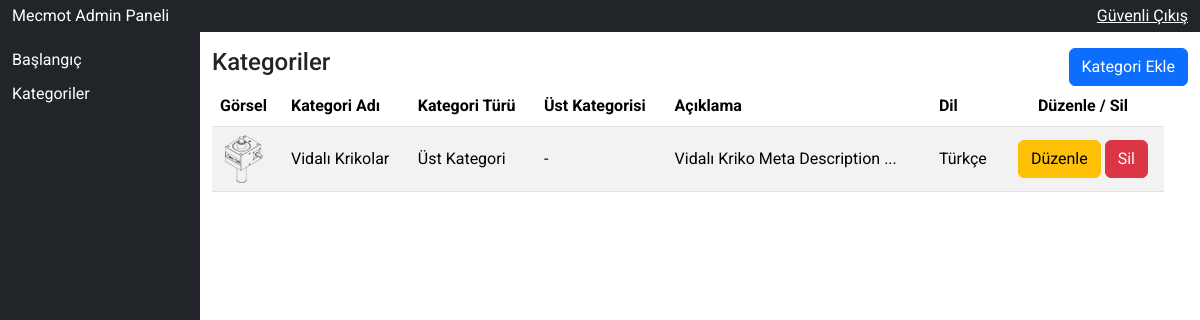
Before: /admin/kategoriler.php (signed in) with the older database file.
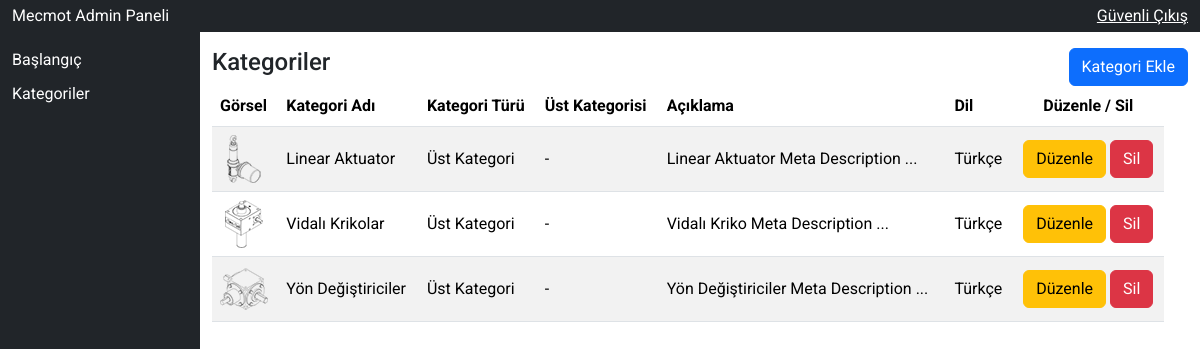
After: the same page with the newer database file.
### tables this page shows
CREATE TABLE IF NOT EXISTS `kategoriler` (
  `id` int NOT NULL AUTO_INCREMENT,
  `katAdi` varchar(50) NOT NULL,
  `katTuru` varchar(50) NOT NULL,
  `ustKat` varchar(100) NOT NULL,
  `aciklama` text NOT NULL,
  `gorsel` varchar(100) NOT NULL,
  `katDili` varchar(25) NOT NULL,
  PRIMARY KEY (`id`)
);

### admin/kategoriler.php (the view, shortened to what this page needs)
<?php
require_once('header.php'); ?>
<div class="row">
    <div class="col-md-6">
        <h4>Kategoriler</h4>
    </div>
    <div class="col-md-6 text-end">
        <button type="button" class="btn btn-primary" data-bs-toggle="modal" data-bs-target="#staticBackdrop">
            Kategori Ekle
        </button>
    </div>
    <div class="row">
        <div class="col-12">
            <table class="table table-striped">
                <thead>
                    <tr>
                        <th>Görsel</th>
                        <th>Kategori Adı</th>
                        <th>Kategori Türü</th>
                        <th>Üst Kategorisi</th>
                        <th>Açıklama</th>
                        <th>Dil</th>
                        <th class="text-center">Düzenle / Sil</th>
                    </tr>
                </thead>
                <tbody>
                    <?php
                    $katList = $db->prepare('select * from kategoriler order by katAdi asc');
                    $katList->execute();
                    if ($katList->rowCount()) {
                        foreach ($katList as $katListSatir) {
                    ?>
                            <tr>
                                <td><img src="<?php echo $katListSatir['gorsel']; ?>"></td>
                                <td><?php echo $katListSatir['katAdi']; ?></td>
                                <td><?php echo $katListSatir['katTuru']; ?></td>
                                <td><?php echo $katListSatir['ustKat']; ?></td>
                                <td><?php echo substr($katListSatir['aciklama'], 0, 99); ?> ...</td>
                                <td><?php echo $katListSatir['katDili'] ?></td>
                                <td class="text-center">
                                    <a href="" class="btn btn-warning">Düzenle</a>
                                    <a href="" class="btn btn-danger">Sil</a>
                                </td>
                            </tr>
                    <?php
                        }
                    }
                    ?>
                </tbody>
            </table>
        </div>
    </div>
</div>
<?php require_once('footer.php'); ?>

### admin/header.php (shortened to what this page needs)
<!DOCTYPE html>
<html lang="tr">
<head>
    <link href="https://cdn.jsdelivr.net/npm/bootstrap@5.3.3/dist/css/bootstrap.min.css" rel="stylesheet">
    <link rel="stylesheet" href="../assets/css/style.css">
</head>
<body>
<section id="panel">
    <div class="container-fluid">
        <div class="row bg-dark py-1">
            <div class="col-2 text-white">
                Mecmot Admin Paneli
            </div>
            <div class="col-10 text-end">
                <a href="logout.php" class="text-white">Güvenli Çıkış</a>
            </div>
        </div>
    </div>
    <div class="container-fluid">
        <div class="row">
            <div class="col-md-2 bg-dark text-white py-3 menuAdmin" style="min-height: 96vh;">
                <a href="dashboard.php" class="menuItem">Başlangıç</a>
                <a href="kategoriler.php" class="menuItem">Kategoriler</a>
            </div>
            <div class="col-md-10 py-3">

### admin/footer.php (shortened to what this page needs)
</div>
</div>
</div>
</section>
</body>
</html>

### assets/css/style.css (style rules this page uses)
* { font-family: "Roboto", sans-serif; }
.menuAdmin { display: flex; flex-direction: column; gap:10px; }
.menuItem { color: #fff; text-decoration: none; }
tr { vertical-align: middle !important; }

Changed rows visible on the page:
added kategoriler: gorsel (picture), katAdi "Linear Aktuator", katTuru "Üst Kategori", ustKat "-", aciklama "Linear Aktuator Meta Description", katDili "Türkçe"
added kategoriler: gorsel (picture), katAdi "Yön Değiştiriciler", katTuru "Üst Kategori", ustKat "-", aciklama "Yön Değiştiriciler Meta Description", katDili "Türkçe"
